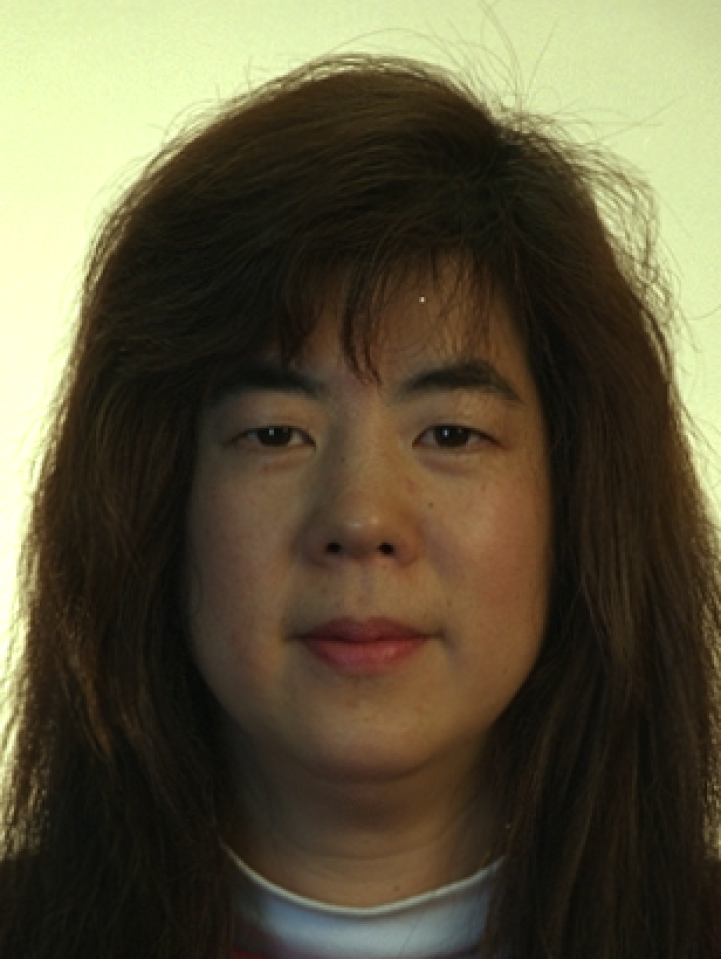
#> input picture FERET/reference/00020_931230_fa.png, 721 x 959 px; its folder holds 4 pictures in this run
$ python dataset.py
#> lines starting #> are read from the running program, lines starting #| are printed output that depends on the picture
import os
import matplotlib.pyplot as plt
import matplotlib.image as mpimg
from collections import Counter
import re
from pathlib import Path

def analyze_feret_dataset(dataset_path):
    """
    Analyze the FERET dataset to understand pose distribution and display sample images.
    """
    dataset_path = Path(dataset_path)
    reference_path = dataset_path / "reference"
    probe_path = dataset_path / "probe"

    # Analyze reference images
    reference_files = list(reference_path.glob("*.png"))
    print(f"Reference images: {len(reference_files)}")

    # Analyze probe images
    probe_files = list(probe_path.glob("*.png"))
    print(f"Probe images: {len(probe_files)}")

    # Extract pose information from filenames
    def extract_pose_info(filename):
        # Pattern: subject_id_date_pose.png
        # Example: 01208_940128_fa_a.png
        match = re.match(r'(\d+)_(\d+)_([a-z]+)(?:_([a-z]))?\.png', filename.name)
        if match:
            subject_id = match.group(1)
            date = match.group(2)
            pose = match.group(3)
            variant = match.group(4) if match.group(4) else ""
            return subject_id, date, pose, variant
        return None, None, None, None

    # Analyze poses in reference images
    reference_poses = []
    for file in reference_files:
        subject_id, date, pose, variant = extract_pose_info(file)
        if pose:
            reference_poses.append(pose)

    # Analyze poses in probe images
    probe_poses = []
    probe_subjects = set()
    for file in probe_files:
        subject_id, date, pose, variant = extract_pose_info(file)
        if pose:
            probe_poses.append(pose)
            if subject_id:
                probe_subjects.add(subject_id)

    # Count pose distributions
    reference_pose_counts = Counter(reference_poses)
    probe_pose_counts = Counter(probe_poses)

    print("\n=== POSE DISTRIBUTION ANALYSIS ===")
    print(f"Number of unique subjects in probe: {len(probe_subjects)}")

    print("\nReference images pose distribution:")
    for pose, count in reference_pose_counts.most_common():
        print(f"  {pose}: {count}")

    print("\nProbe images pose distribution:")
    for pose, count in probe_pose_counts.most_common():
        print(f"  {pose}: {count}")

    # Create visualization
    fig, (ax1, ax2) = plt.subplots(1, 2, figsize=(15, 6))

    # Plot reference pose distribution
    poses_ref = list(reference_pose_counts.keys())
    counts_ref = list(reference_pose_counts.values())
    ax1.bar(poses_ref, counts_ref, color='skyblue')
    ax1.set_title('Reference Images - Pose Distribution')
    ax1.set_xlabel('Pose')
    ax1.set_ylabel('Count')
    ax1.tick_params(axis='x', rotation=45)

    # Plot probe pose distribution
    poses_probe = list(probe_pose_counts.keys())
    counts_probe = list(probe_pose_counts.values())
    ax2.bar(poses_probe, counts_probe, color='lightcoral')
    ax2.set_title('Probe Images - Pose Distribution')
    ax2.set_xlabel('Pose')
    ax2.set_ylabel('Count')
    ax2.tick_params(axis='x', rotation=45)

    plt.tight_layout()
    plt.savefig('feret_pose_distribution.png', dpi=300, bbox_inches='tight')
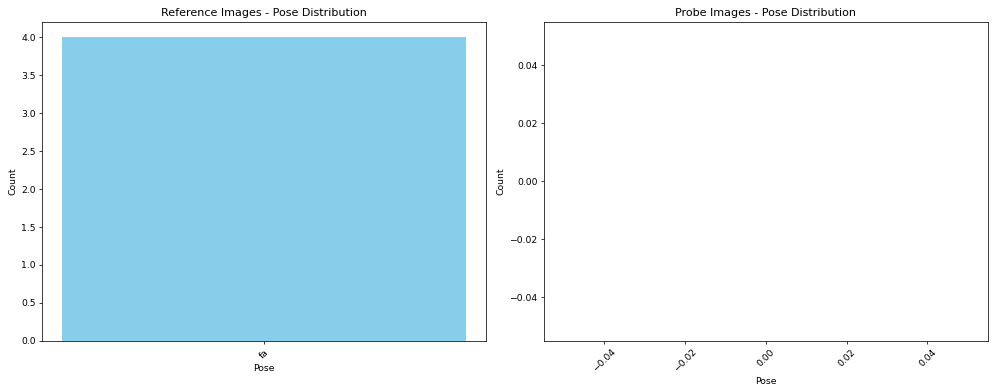
#> figure drawn by matplotlib, 1 panel
    plt.show()

    return reference_files, probe_files, reference_pose_counts, probe_pose_counts

def display_sample_images(dataset_path, num_samples=4):
    """
    Display sample images from the FERET dataset.
    """
#> called with num_samples = 6
    dataset_path = Path(dataset_path)
    reference_path = dataset_path / "reference"
    probe_path = dataset_path / "probe"

    # Get sample images
    reference_files = list(reference_path.glob("*.png"))[:num_samples//2]
    probe_files = list(probe_path.glob("*.png"))[:num_samples//2]

    fig, axes = plt.subplots(2, num_samples//2, figsize=(15, 8))

    # Display reference images
    for i, file in enumerate(reference_files):
        img = mpimg.imread(file)
#> img is the input picture: shape (959, 721, 3) float32; mean R, G, B 0.362, 0.333, 0.239
        axes[0, i].imshow(img, cmap='gray')
        axes[0, i].set_title(f'Reference: {file.name}')
        axes[0, i].axis('off')

    # Display probe images
    for i, file in enumerate(probe_files):
        img = mpimg.imread(file)
        axes[1, i].imshow(img, cmap='gray')
        axes[1, i].set_title(f'Probe: {file.name}')
        axes[1, i].axis('off')

    plt.tight_layout()
    plt.savefig('feret_sample_images.png', dpi=300, bbox_inches='tight')
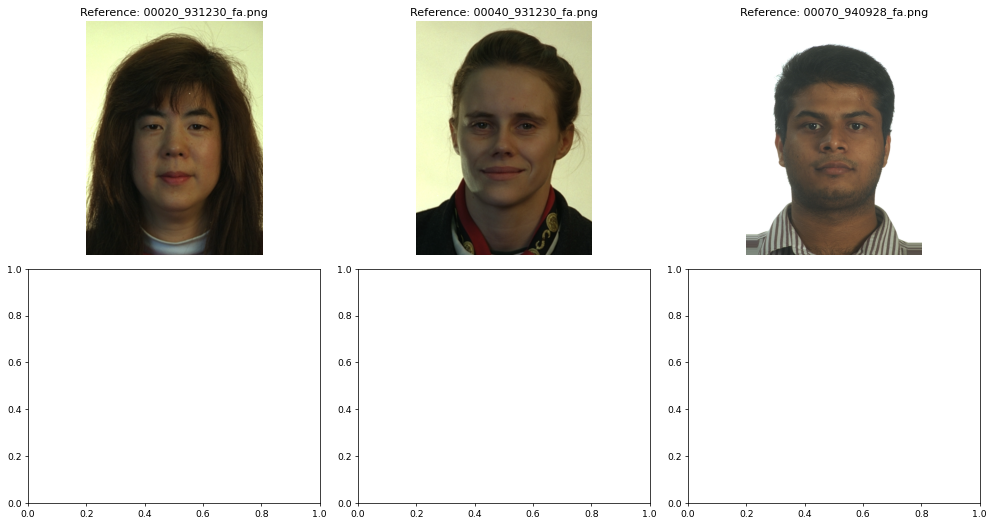
#> figure drawn by matplotlib, 3 panels
    plt.show()

def explain_pose_codes():
    """
    Explain the FERET pose codes.
    """
    print("\n=== FERET POSE CODES EXPLANATION ===")
    pose_codes = {
        'fa': 'Frontal (neutral expression)',
        'fb': 'Frontal (alternative expression)',
        'fc': 'Frontal (alternative expression)',
        'ra': 'Right profile (0°)',
        'rb': 'Right profile (15°)',
        'rc': 'Right profile (30°)',
        'rd': 'Right profile (45°)',
        're': 'Right profile (60°)',
        'rf': 'Right profile (75°)',
        'rg': 'Right profile (90°)',
        'la': 'Left profile (0°)',
        'lb': 'Left profile (15°)',
        'lc': 'Left profile (30°)',
        'ld': 'Left profile (45°)',
        'le': 'Left profile (60°)',
        'lf': 'Left profile (75°)',
        'lg': 'Left profile (90°)',
        'ql': 'Quarter left (67.5°)',
        'qr': 'Quarter right (67.5°)',
        'hl': 'Half left (45°)',
        'hr': 'Half right (45°)',
        'pl': 'Profile left (90°)',
        'pr': 'Profile right (90°)'
    }

    for code, description in pose_codes.items():
        print(f"  {code}: {description}")

if __name__ == "__main__":
    # Path to the FERET dataset
    dataset_path = r"C:\Users\Miruna\Desktop\Disertatie\Proiect\.ProjMihai\FERET"

    # Analyze the dataset
    print("Analyzing FERET dataset...")
    reference_files, probe_files, ref_poses, probe_poses = analyze_feret_dataset(dataset_path)

    # Explain pose codes
    explain_pose_codes()

    # Display sample images
    print("\nDisplaying sample images...")
    display_sample_images(dataset_path, num_samples=6)

    print("\nAnalysis complete! Check the generated plots:")
    print("- feret_pose_distribution.png")
    print("- feret_sample_images.png")
